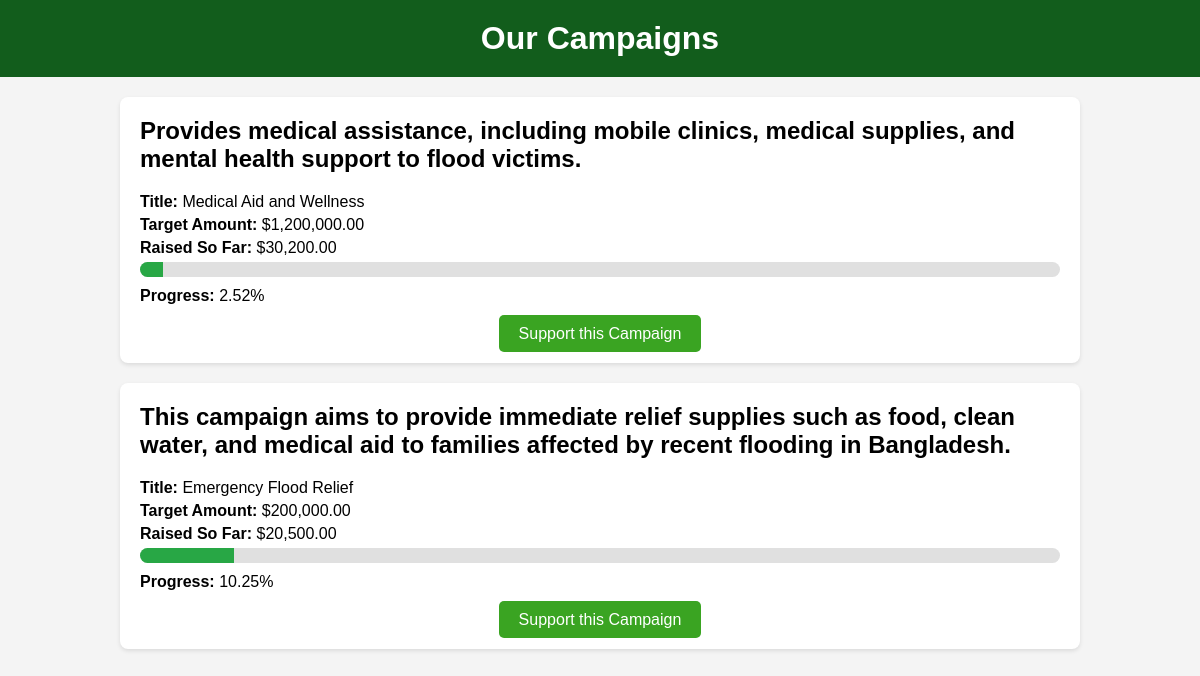
Page /champ.php on the committed database.
### tables this page shows
CREATE TABLE `campaigns` (
  `id` int(11) NOT NULL,
  `title` varchar(100) NOT NULL,
  `goal` varchar(255) NOT NULL,
  `target_amount` decimal(10,2) NOT NULL,
  `raised_amount` decimal(10,2) DEFAULT 0.00,
  `image_url` varchar(255) DEFAULT NULL,
  `created_at` timestamp NOT NULL DEFAULT current_timestamp()
);

### champ.php (the view, shortened to what this page needs)
<?php
include 'config.php';
$sql = "SELECT id, title, goal, target_amount, raised_amount FROM campaigns";
$result = $conn->query($sql);
?>
<!DOCTYPE html>
<html lang="en">
<head>
    <link rel="stylesheet" href="campaigns.css">
</head>
<body>
    <div class="header">
        <h1>Our Campaigns</h1>
    </div>
    <div class="container">
        <?php
        if ($result->num_rows > 0) {
            while($row = $result->fetch_assoc()) {
                $id = $row['id'];
                $title = $row['title'];
                $goal = $row['goal'];
                $target_amount = $row['target_amount'];
                $raised_amount = $row['raised_amount'];
                $progress_percentage = ($raised_amount / $target_amount) * 100;
        ?>
        <div class="campaign">
            <h2><?php echo htmlspecialchars($goal); ?></h2>
            <p><strong>Title:</strong> <?php echo htmlspecialchars($title); ?></p>
            <p><strong>Target Amount:</strong> $<?php echo number_format($target_amount, 2); ?></p>
            <p><strong>Raised So Far:</strong> $<?php echo number_format($raised_amount, 2); ?></p>
            <div class="progress-bar">
                <div class="progress-bar-inner" style="width: <?php echo $progress_percentage; ?>%;"></div>
            </div>
            <p><strong>Progress:</strong> <?php echo round($progress_percentage, 2); ?>%</p>
            <div class="button-container">
                <a href="support.php?campaign_id=<?php echo $id; ?>">Support this Campaign</a>
            </div>
        </div>
        <?php
            }
        } else {
            echo "<p>No campaigns available at the moment.</p>";
        }
        ?>
    </div>
</body>
</html>

### campaigns.css (style rules this page uses)
body { font-family: Arial, sans-serif; background-color: #f4f4f4; margin: 0; padding: 0; }
.header { background-color: #125d1c; color: white; padding: 20px; text-align: center; }
.header h1 { margin: 0; }
.container { width: 80%; margin: 20px auto; }
.campaign { background-color: white; padding: 20px; border-radius: 8px; margin-bottom: 20px; box-shadow: 0 2px 4px rgba(0, 0, 0, 0.1); }
.campaign h2 { margin-top: 0; }
.campaign p { margin: 5px 0; }
.progress-bar { width: 100%; background-color: #e0e0e0; border-radius: 20px; overflow: hidden; margin-bottom: 10px; }
.progress-bar-inner { height: 15px; background-color: #28a745; }
.button-container { text-align: center; margin-top: 20px; }
.button-container a { background-color: #3aa422; color: white; padding: 10px 20px; text-decoration: none; border-radius: 5px; font-size: 16px; transition: background-color 0.3s; }

### rows in the picture
campaigns: goal "Provides medical assistance, including mobile clinics, medical supplies, and mental health support to flood victims.", title "Medical Aid and Wellness", target_amount "1,200,000.00", raised_amount "30,200.00", progress_percentage "2.52"
campaigns: goal "This campaign aims to provide immediate relief supplies such as food, clean water, and medical aid to families affected by recent flooding in Bangladesh.", title "Emergency Flood Relief", target_amount "200,000.00", raised_amount "20,500.00", progress_percentage "10.25"
